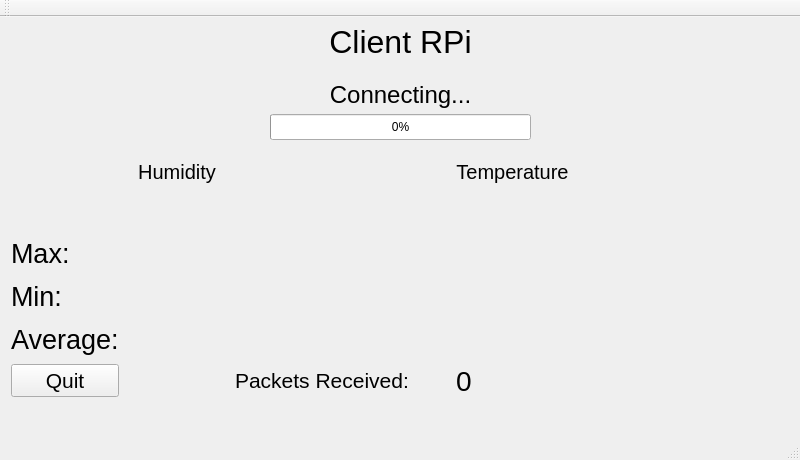
<?xml version="1.0" encoding="UTF-8"?>
<ui version="4.0">
 <class>MainClient</class>
 <widget class="QMainWindow" name="MainClient">
  <property name="geometry">
   <rect>
    <x>0</x>
    <y>0</y>
    <width>800</width>
    <height>460</height>
   </rect>
  </property>
  <property name="windowTitle">
   <string>MainClient</string>
  </property>
  <widget class="QWidget" name="centralWidget">
   <widget class="QWidget" name="gridLayoutWidget">
    <property name="geometry">
     <rect>
      <x>0</x>
      <y>0</y>
      <width>801</width>
      <height>134</height>
     </rect>
    </property>
    <layout class="QGridLayout" name="gridLayout">
     <item row="2" column="0">
      <spacer name="horizontalSpacer">
       <property name="orientation">
        <enum>Qt::Horizontal</enum>
       </property>
       <property name="sizeHint" stdset="0">
        <size>
         <width>40</width>
         <height>20</height>
        </size>
       </property>
      </spacer>
     </item>
     <item row="1" column="0">
      <widget class="QLabel" name="label">
       <property name="font">
        <font>
         <pointsize>24</pointsize>
        </font>
       </property>
       <property name="text">
        <string>Client RPi</string>
       </property>
       <property name="alignment">
        <set>Qt::AlignCenter</set>
       </property>
      </widget>
     </item>
     <item row="3" column="0">
      <widget class="QLabel" name="txtStatus">
       <property name="font">
        <font>
         <pointsize>18</pointsize>
        </font>
       </property>
       <property name="text">
        <string>Connecting...</string>
       </property>
       <property name="alignment">
        <set>Qt::AlignCenter</set>
       </property>
      </widget>
     </item>
     <item row="4" column="0">
      <layout class="QHBoxLayout" name="horizontalLayout">
       <item>
        <spacer name="horizontalSpacer_2">
         <property name="orientation">
          <enum>Qt::Horizontal</enum>
         </property>
         <property name="sizeHint" stdset="0">
          <size>
           <width>40</width>
           <height>20</height>
          </size>
         </property>
        </spacer>
       </item>
       <item>
        <widget class="QProgressBar" name="progressBar">
         <property name="minimumSize">
          <size>
           <width>261</width>
           <height>26</height>
          </size>
         </property>
         <property name="value">
          <number>0</number>
         </property>
        </widget>
       </item>
       <item>
        <spacer name="horizontalSpacer_3">
         <property name="orientation">
          <enum>Qt::Horizontal</enum>
         </property>
         <property name="sizeHint" stdset="0">
          <size>
           <width>40</width>
           <height>20</height>
          </size>
         </property>
        </spacer>
       </item>
      </layout>
     </item>
    </layout>
   </widget>
   <widget class="QWidget" name="gridLayoutWidget_2">
    <property name="geometry">
     <rect>
      <x>0</x>
      <y>130</y>
      <width>801</width>
      <height>261</height>
     </rect>
    </property>
    <layout class="QGridLayout" name="gridLayout_2">
     <item row="1" column="5" colspan="2">
      <widget class="QLabel" name="txtCurrDate">
       <property name="font">
        <font>
         <pointsize>16</pointsize>
        </font>
       </property>
       <property name="text">
        <string/>
       </property>
      </widget>
     </item>
     <item row="0" column="4">
      <widget class="QLabel" name="label_10">
       <property name="font">
        <font>
         <pointsize>15</pointsize>
        </font>
       </property>
       <property name="text">
        <string>Temperature</string>
       </property>
       <property name="alignment">
        <set>Qt::AlignCenter</set>
       </property>
      </widget>
     </item>
     <item row="4" column="2" colspan="2">
      <widget class="QLabel" name="txtDateAvgHum">
       <property name="font">
        <font>
         <pointsize>16</pointsize>
        </font>
       </property>
       <property name="text">
        <string/>
       </property>
      </widget>
     </item>
     <item row="2" column="2" colspan="2">
      <widget class="QLabel" name="txtDateMaxHum">
       <property name="font">
        <font>
         <pointsize>16</pointsize>
        </font>
       </property>
       <property name="text">
        <string/>
       </property>
      </widget>
     </item>
     <item row="5" column="0">
      <widget class="QPushButton" name="btnQuit">
       <property name="font">
        <font>
         <pointsize>16</pointsize>
        </font>
       </property>
       <property name="text">
        <string>Quit</string>
       </property>
      </widget>
     </item>
     <item row="2" column="0">
      <widget class="QLabel" name="label_5">
       <property name="maximumSize">
        <size>
         <width>115</width>
         <height>16777215</height>
        </size>
       </property>
       <property name="font">
        <font>
         <pointsize>20</pointsize>
        </font>
       </property>
       <property name="text">
        <string>Max:</string>
       </property>
      </widget>
     </item>
     <item row="3" column="2" colspan="2">
      <widget class="QLabel" name="txtDateMinHum">
       <property name="font">
        <font>
         <pointsize>16</pointsize>
        </font>
       </property>
       <property name="text">
        <string/>
       </property>
      </widget>
     </item>
     <item row="1" column="1">
      <widget class="QLabel" name="txtCurrHum">
       <property name="font">
        <font>
         <pointsize>24</pointsize>
        </font>
       </property>
       <property name="text">
        <string/>
       </property>
       <property name="alignment">
        <set>Qt::AlignCenter</set>
       </property>
      </widget>
     </item>
     <item row="4" column="5" colspan="2">
      <widget class="QLabel" name="txtDateAvgTemp">
       <property name="font">
        <font>
         <pointsize>16</pointsize>
        </font>
       </property>
       <property name="text">
        <string/>
       </property>
      </widget>
     </item>
     <item row="2" column="5" colspan="2">
      <widget class="QLabel" name="txtDateMaxTemp">
       <property name="font">
        <font>
         <pointsize>16</pointsize>
        </font>
       </property>
       <property name="text">
        <string/>
       </property>
      </widget>
     </item>
     <item row="3" column="0">
      <widget class="QLabel" name="label_6">
       <property name="font">
        <font>
         <pointsize>20</pointsize>
        </font>
       </property>
       <property name="text">
        <string>Min:</string>
       </property>
      </widget>
     </item>
     <item row="3" column="5" colspan="2">
      <widget class="QLabel" name="txtDateMinTemp">
       <property name="font">
        <font>
         <pointsize>16</pointsize>
        </font>
       </property>
       <property name="text">
        <string/>
       </property>
      </widget>
     </item>
     <item row="2" column="4">
      <widget class="QLabel" name="txtMaxTemp">
       <property name="font">
        <font>
         <pointsize>24</pointsize>
        </font>
       </property>
       <property name="text">
        <string/>
       </property>
       <property name="alignment">
        <set>Qt::AlignCenter</set>
       </property>
      </widget>
     </item>
     <item row="4" column="1">
      <widget class="QLabel" name="txtAvgHum">
       <property name="font">
        <font>
         <pointsize>24</pointsize>
        </font>
       </property>
       <property name="text">
        <string/>
       </property>
       <property name="alignment">
        <set>Qt::AlignCenter</set>
       </property>
      </widget>
     </item>
     <item row="3" column="1">
      <widget class="QLabel" name="txtMinHum">
       <property name="font">
        <font>
         <pointsize>24</pointsize>
        </font>
       </property>
       <property name="text">
        <string/>
       </property>
       <property name="alignment">
        <set>Qt::AlignCenter</set>
       </property>
      </widget>
     </item>
     <item row="3" column="4">
      <widget class="QLabel" name="txtMinTemp">
       <property name="font">
        <font>
         <pointsize>24</pointsize>
        </font>
       </property>
       <property name="text">
        <string/>
       </property>
       <property name="alignment">
        <set>Qt::AlignCenter</set>
       </property>
      </widget>
     </item>
     <item row="1" column="4">
      <widget class="QLabel" name="txtCurrTemp">
       <property name="font">
        <font>
         <pointsize>24</pointsize>
        </font>
       </property>
       <property name="text">
        <string/>
       </property>
       <property name="alignment">
        <set>Qt::AlignCenter</set>
       </property>
      </widget>
     </item>
     <item row="5" column="4">
      <widget class="QLabel" name="txtPackets">
       <property name="font">
        <font>
         <pointsize>21</pointsize>
        </font>
       </property>
       <property name="text">
        <string>0</string>
       </property>
      </widget>
     </item>
     <item row="4" column="0">
      <widget class="QLabel" name="label_13">
       <property name="font">
        <font>
         <pointsize>20</pointsize>
        </font>
       </property>
       <property name="text">
        <string>Average:</string>
       </property>
      </widget>
     </item>
     <item row="2" column="1">
      <widget class="QLabel" name="txtMaxHum">
       <property name="font">
        <font>
         <pointsize>24</pointsize>
        </font>
       </property>
       <property name="text">
        <string/>
       </property>
       <property name="alignment">
        <set>Qt::AlignCenter</set>
       </property>
      </widget>
     </item>
     <item row="0" column="1">
      <widget class="QLabel" name="label_7">
       <property name="font">
        <font>
         <pointsize>15</pointsize>
        </font>
       </property>
       <property name="text">
        <string>Humidity</string>
       </property>
       <property name="alignment">
        <set>Qt::AlignCenter</set>
       </property>
      </widget>
     </item>
     <item row="5" column="2" colspan="2">
      <widget class="QLabel" name="label_26">
       <property name="font">
        <font>
         <pointsize>16</pointsize>
        </font>
       </property>
       <property name="text">
        <string>Packets Received:</string>
       </property>
      </widget>
     </item>
     <item row="4" column="4">
      <widget class="QLabel" name="txtAvgTemp">
       <property name="font">
        <font>
         <pointsize>24</pointsize>
        </font>
       </property>
       <property name="text">
        <string/>
       </property>
       <property name="alignment">
        <set>Qt::AlignCenter</set>
       </property>
      </widget>
     </item>
    </layout>
   </widget>
  </widget>
  <widget class="QMenuBar" name="menuBar">
   <property name="geometry">
    <rect>
     <x>0</x>
     <y>0</y>
     <width>800</width>
     <height>23</height>
    </rect>
   </property>
  </widget>
  <widget class="QToolBar" name="mainToolBar">
   <attribute name="toolBarArea">
    <enum>TopToolBarArea</enum>
   </attribute>
   <attribute name="toolBarBreak">
    <bool>false</bool>
   </attribute>
  </widget>
  <widget class="QStatusBar" name="statusBar"/>
 </widget>
 <layoutdefault spacing="6" margin="11"/>
 <resources/>
 <connections/>
</ui>
